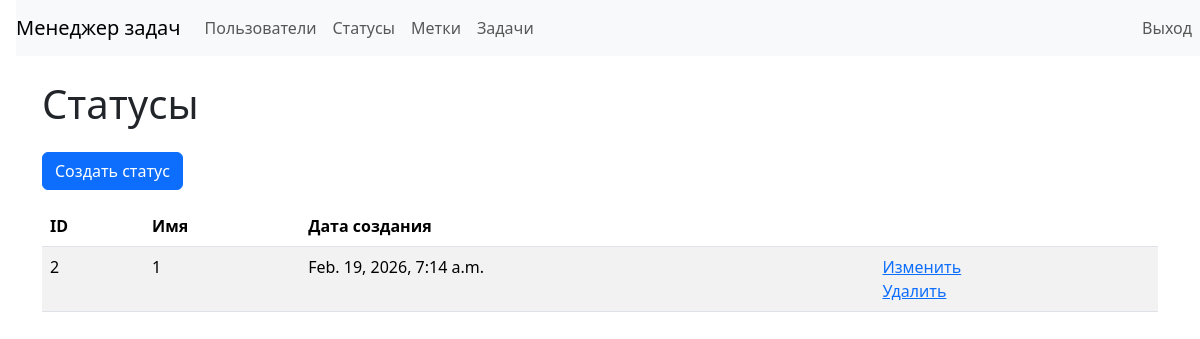
The page /statuses/ (signed in) on the database as committed earlier.
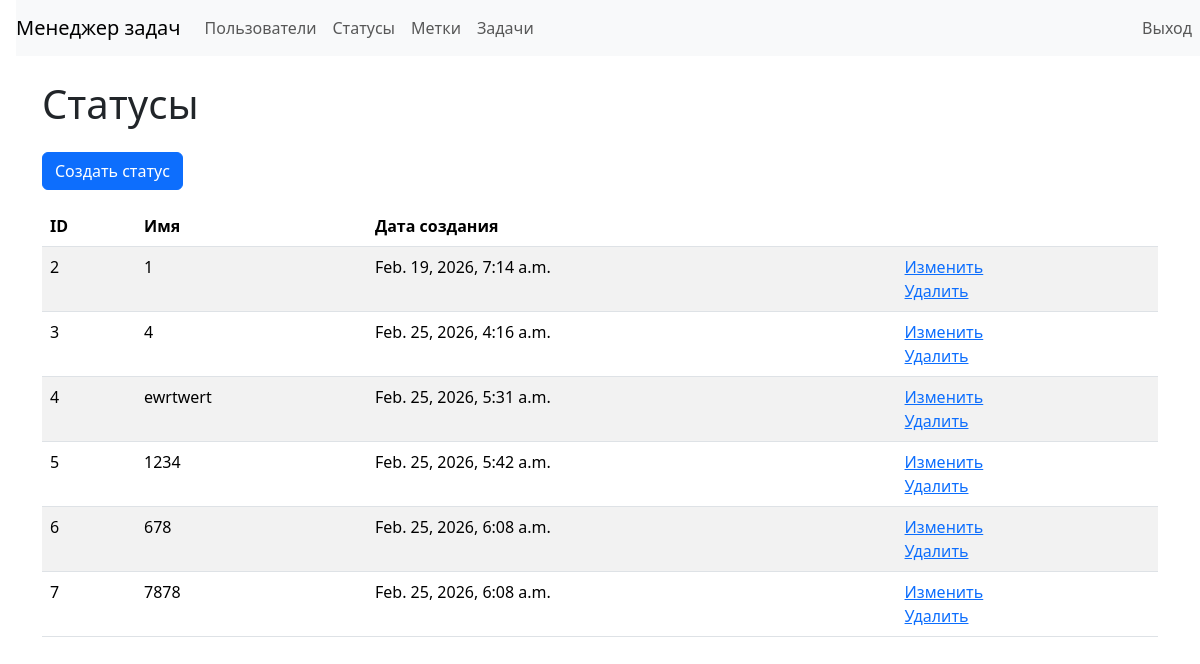
The same page on the database as committed later.
### src/task_manager/models.py (models this page shows, shortened)
class Status(models.Model):
    name = models.CharField(max_length=255, unique=True, verbose_name='Имя')
    created_at = models.DateTimeField(auto_now_add=True, verbose_name='Дата создания')

### src/task_manager/views/statuses.py (the view)
# urls.py: path('statuses/', StatusListView.as_view(), name='statuses_list'),
class StatusListView(LoginRequiredMixin, ListView):
    model = Status
    template_name = "statuses/list.html"
    context_object_name = "statuses"

### src/templates/statuses/list.html
{% extends "layouts/base.html" %}
{% block content %}
<h1 class="my-4">
  Статусы
</h1>
<a class="btn btn-primary mb-3" href="{% url 'status_create' %}">Создать статус</a>
<table class="table table-striped">
  <thead>
    <tr>
      <th>ID</th>
      <th>Имя</th>
      <th>Дата создания</th>
      <th></th>
    </tr>
  </thead>
  <tbody>
    {% for status in statuses %}
    <tr>
      <td>{{ status.id }}</td>
      <td>{{ status.name }}</td>
      <td>{{ status.created_at }}</td>
      <td>
        <a href="{% url 'status_update' status.id %}">Изменить</a>
        <br>
        <a href="{% url 'status_delete' status.id %}">Удалить</a>
      </td>
    </tr>
    {% empty %}
    <tr>
      <td colspan="4">Нет статусов</td>
    </tr>
    {% endfor %}
  </tbody>
</table>
{% endblock %}

Rows that differ between the two databases and show on the page:
added Status: id "3", name "4", created_at "Feb. 25, 2026, 4:16 a.m."
added Status: id "4", name "ewrtwert", created_at "Feb. 25, 2026, 5:31 a.m."
added Status: id "5", name "1234", created_at "Feb. 25, 2026, 5:42 a.m."
added Status: id "6", name "678", created_at "Feb. 25, 2026, 6:08 a.m."
added Status: id "7", name "7878", created_at "Feb. 25, 2026, 6:08 a.m."
